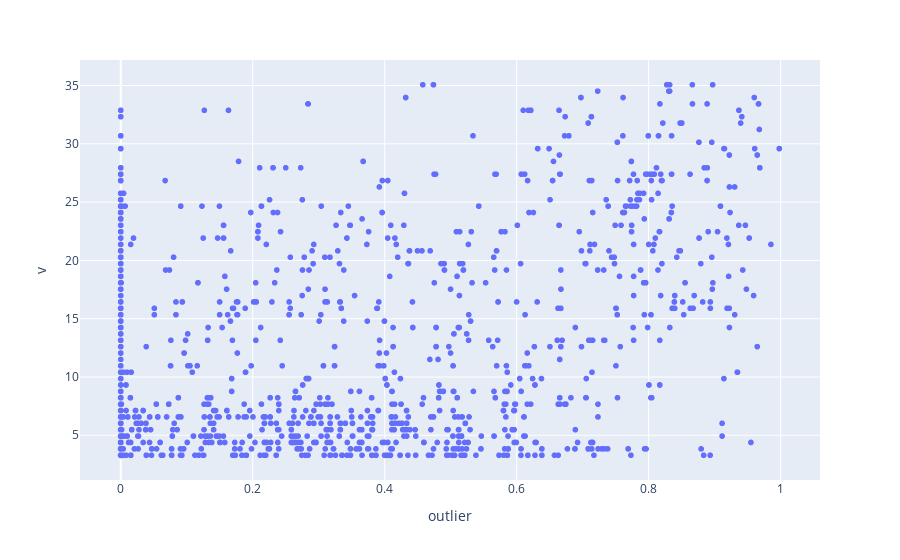

Here is the notebook cell this chart was saved with:
### Code cell
# YIKES homies.
px.scatter(df_tst_[df_tst_.v >= 3], x='outlier', y='v')

### Figure 1 — Plotly figure (JSON) as saved in the notebook; plotly's stock layout.template omitted (floating-point values rounded to 4 significant figures; data arrays with more than 128 entries replaced by an {"elided": "..."} marker saying what was removed)
{"data": [{"hovertemplate": "outlier=%{x}<br>v=%{y}<extra></extra>", "legendgroup": "", "marker": {"color": "#636efa", "symbol": "circle"}, "mode": "markers", "name": "", "showlegend": false, "type": "scattergl", "x": {"elided": "1913 float values"}, "xaxis": "x", "y": {"elided": "1913 float values"}, "yaxis": "y"}], "layout": {"legend": {"tracegroupgap": 0}, "margin": {"t": 60}, "xaxis": {"anchor": "y", "domain": [0, 1], "title": {"text": "outlier"}}, "yaxis": {"anchor": "x", "domain": [0, 1], "title": {"text": "v"}}}}
